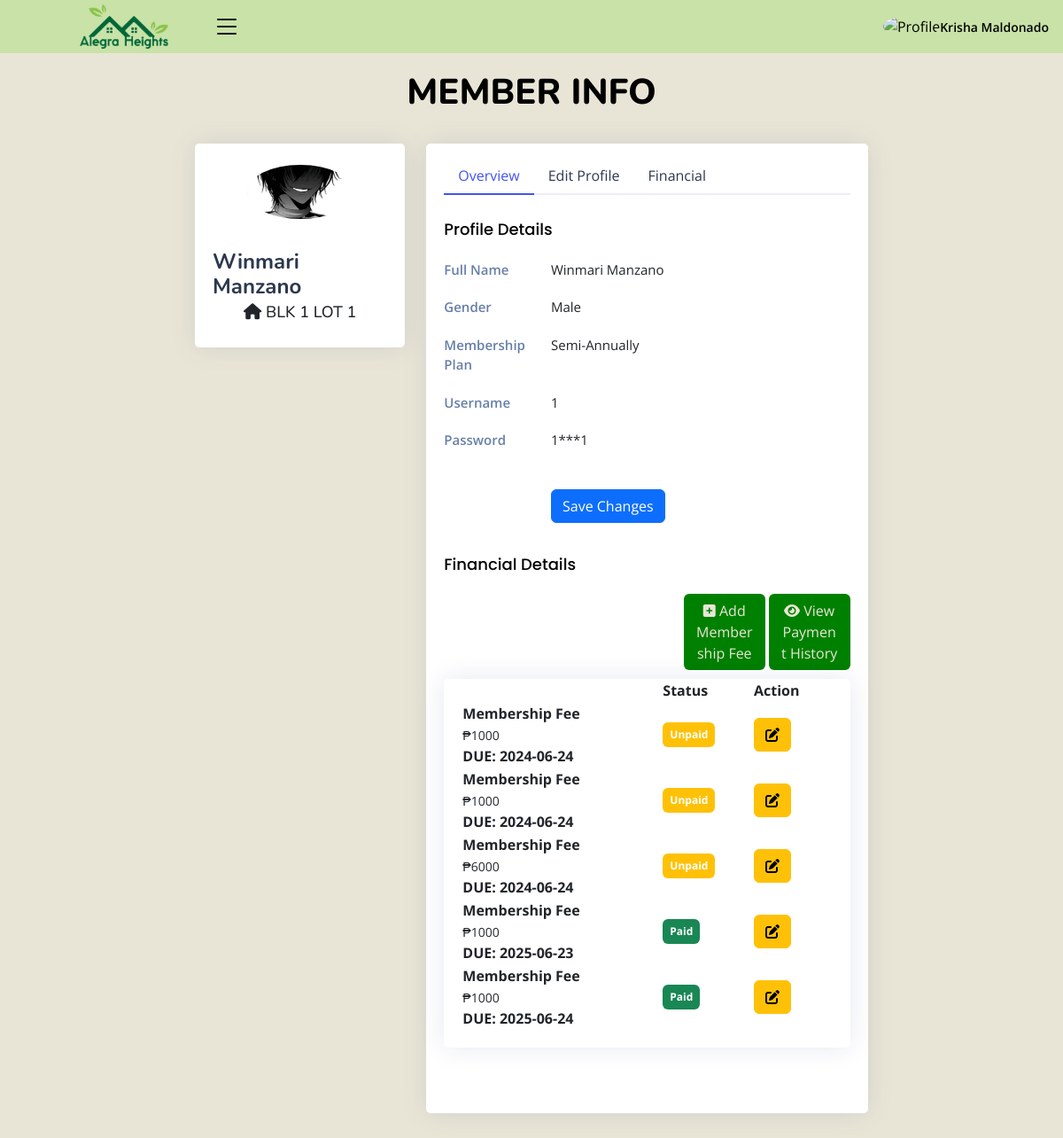
Screenshot of /admin/view_member.php?status=view&&id=20 (signed in) with the database file from the repository.
### tables this page shows
CREATE TABLE `members` (
  `id` int(10) NOT NULL,
  `block_number` int(10) NOT NULL,
  `lot_number` int(10) NOT NULL,
  `first_name` varchar(100) NOT NULL,
  `mid_name` varchar(250) NOT NULL,
  `last_name` varchar(100) NOT NULL,
  `gender` varchar(250) NOT NULL,
  `contact` varchar(250) NOT NULL,
  `username` varchar(250) NOT NULL,
  `password` varchar(250) NOT NULL,
  `user_image` varchar(250) NOT NULL,
  `status` int(11) NOT NULL DEFAULT 1,
  `date_added` date DEFAULT current_timestamp(),
  `household_id` int(11) DEFAULT NULL,
  `membership_plan` varchar(255) DEFAULT 'Monthly',
  `residence_type` varchar(255) DEFAULT 'Homeowner',
  `lot_type` varchar(255) DEFAULT NULL,
  `award_type` varchar(255) DEFAULT NULL
);

CREATE TABLE `finances` (
  `id` int(11) NOT NULL,
  `user_id` int(11) NOT NULL,
  `amount` int(11) NOT NULL,
  `bal` int(11) NOT NULL,
  `type` varchar(250) NOT NULL DEFAULT 'Membership Fee',
  `date` date NOT NULL DEFAULT current_timestamp(),
  `deadline` date NOT NULL DEFAULT current_timestamp(),
  `status` int(11) NOT NULL
);

### admin/class/adminback.php (called while the page is built, shortened)
<?php
class  adminback
{
    private $connection;
    function __construct()
    {
        $dbhost = "localhost";
        $dbuser = "root";
        $dbpass = "";
        $dbname = "alegra_heights_db";
        $this->connection = mysqli_connect($dbhost, $dbuser, $dbpass, $dbname);
    }
    function display_mem_id($id)
    {
        $query = "SELECT * FROM `members` WHERE `id`=$id";
        if (mysqli_query($this->connection, $query)) {
            $mem_info = mysqli_query($this->connection, $query);
            $mem_fetch = mysqli_fetch_assoc($mem_info);
            return $mem_fetch;
        }
    }
    function display_fin_id($id)
    {
        $query = "SELECT * FROM `finances` WHERE `user_id`=$id  ORDER BY `status` ASC, `date` DESC";
        if(mysqli_query($this->connection, $query)){
            $result = mysqli_query($this->connection, $query);
            return $result;
        }
    }
}

### admin/view_member.php (the view, shortened to what this page needs)
<?php
include_once("class/adminback.php");
$obj = new adminback();
if(isset($_GET['status'])){
  if($_GET['status']=='view'){
  $mem_id = $_GET['id'];
  $mem = $obj->display_mem_id($mem_id);
  $fin = $obj->display_fin_id($mem_id);
  }
}
?>
<!DOCTYPE html>
<html lang="en">
<?php include('header.php')?>
<link rel="stylesheet" href="https://cdn.datatables.net/1.13.4/css/jquery.dataTables.min.css">
<link rel="stylesheet" href="https://cdn.datatables.net/searchpanes/2.1.2/css/searchPanes.dataTables.min.css">
<link rel="stylesheet" href="https://cdn.datatables.net/searchpanes/2.1.2/js/dataTables.searchPanes.min.js">
<body class="toggle-sidebar">
    <?php include('headnav.php')?>
    <main id="main" class="main">
        <div class="pagetitle">
            <h1>MEMBER INFO</h1>
            <br>
        </div>
        <section class="section profile">
            <div style="margin: auto;" class="col-xl-8">
                <div class="row">
                    <div class="col-xl-4">
                        <div class="card">
                            <div class="card-body profile-card pt-4 d-flex flex-column align-items-center">
                                <img src="user_img/<?php echo $mem['user_image']; ?>" alt="Profile"
                                    class="rounded-circle"> <br>
                                <h2><?php echo $mem['first_name']." ".$mem['last_name'] ?></h2>
                                <h3 style="padding-top: 2%;"><i class="fa-solid fa-house"></i>
                                    <?php echo "BLK ".$mem['block_number']." LOT ".$mem['lot_number'] ?></h3>
                            </div>
                        </div>
                    </div>
                    <div class="col-xl-8">
                        <div class="card">
                            <div class="card-body pt-3">
                                <ul class="nav nav-tabs nav-tabs-bordered">
                                    <li class="nav-item">
                                        <button class="nav-link active" data-bs-toggle="tab"
                                            data-bs-target="#profile-overview">Overview</button>
                                    </li>
                                    <li class="nav-item">
                                        <button class="nav-link" data-bs-toggle="tab"
                                            data-bs-target="#profile-edit">Edit Profile</button>
                                    </li>
                                    <li class="nav-item">
                                        <button class="nav-link" data-bs-toggle="tab"
                                            data-bs-target="#finance-edit">Financial</button>
                                    </li>
                                </ul>
                                <div class="tab-content pt-2">
                                    <div class="tab-pane fade show active profile-overview" id="profile-overview">
                                        <h5 class="card-title">Profile Details</h5>
                                        <div class="row">
                                            <div class="col-lg-3 col-md-4 label ">Full Name</div>
                                            <div class="col-lg-9 col-md-8">
                                                <?php echo $mem['first_name']." ".$mem['last_name'] ?></div>
                                        </div>
                                        <div class="row">
                                            <div class="col-lg-3 col-md-4 label ">Gender</div>
                                            <div class="col-lg-9 col-md-8"><?php echo $mem['gender']; ?></div>
                                        </div>
                                        <div class="row">
                                            <div class="col-lg-3 col-md-4 label ">Membership Plan</div>
                                            <div class="col-lg-9 col-md-8"><?php echo $mem['membership_plan']; ?></div>
                                        </div>
                                        <div class="row">
                                            <div class="col-lg-3 col-md-4 label">Username</div>
                                            <div class="col-lg-9 col-md-8"><?php echo $mem['username'];?></div>
                                        </div>
                                        <div class="row">
                                            <div class="col-lg-3 col-md-4 label">Password</div>
                                            <div class="col-lg-9 col-md-8">
                                                <?php echo preg_replace("/(?!^).(?!$)/", "*", $mem['password']);?></div>
                                        </div>
                                    </div>
                                            <div class="row mb-3">
                                                <label for="Email" class="col-md-4 col-lg-3 col-form-label"></label>
                                                <div class="col-md-8 col-lg-9">
                                                    <br>
                                                    <button name="update_mem" type="submit" class="btn btn-primary">Save
                                                        Changes</button>
                                                </div>
                                            </div>
                                    </div>
                                    <div class="tab-pane fade show finance-edit" id="finance-edit">
                                        <h5 class="card-title">Financial Details</h5>
                                        <div class="row">
                                        <form action="" autocomplete="" class="sign-in-form" method="POST"
                                            enctype="multipart/form-data" id = "membership_form">
                                        <button
                                                type="submit" data-bs-toggle="modal"  onclick = "addMembershipFee(event)" name="mem_fee_add" class="btn" style="width: 20%;color:#e9e5d6; background-color: #008000; margin-bottom: 10px; margin-left: 59%;">
                                                <i class="fa-solid fa-square-plus"></i> Add Membership Fee</button>
                                        <button
                                                style="width: 20%;color:#e9e5d6; background-color: #008000; margin-bottom: 10px;"
                                                type="button" data-bs-toggle="modal" data-bs-target="#memhistory" class="btn">
                                                <i class="fa-solid fa-eye"></i> View Payment History</button>
                                                </form>
                                            <div class="col-lg-12">
                                                <div class="card">
                                                    <div class="card-body" style="overflow-x:auto;">
                                                        <div class="table-wrapper">
                                                            <table id="example" class="stripe" style="width:100%">
                                                                <thead>
                                                                    <tr>
                                                                        <th scope="col"></th>
                                                                        <th scope="col">Status</th>
                                                                        <th scope="col">Action</th>
                                                                    </tr>
                                                                </thead>
                                                                <tbody>
                                                                    <?php while($ff = mysqli_fetch_assoc($fin)){ ?>
                                                                    <tr>
                                                                        <td><b><?php echo $ff['type'];?></b><br>
                                                                            <small>
                                                                                ₱<?php echo $ff['amount'];?>
                                                                            </small>
                                                                            <br>
                                                                            <b> DUE:
                                                                                <?php echo $ff['deadline'];?><b>
                                                                        </td>
                                                                        <td>
                                                                                    <?php if ($ff['status'] == 0) { ?>
                                                                                        <span class="badge bg-warning p-2">Unpaid</span>
                                                                                    <?php } elseif ($ff['status'] == 1) { ?>
                                                                                        <span class="badge bg-success p-2">Paid</span>
                                                                                    <?php } ?>
                                                                        </td>
                                                                        <td>
                                                                            <button type="button" data-bs-toggle="modal"
                                                                                data-bs-target="#verticalycentered"
                                                                                data-amount = "<?php echo $ff['amount']; ?>"
                                                                                class="btn btn-warning edit-item-btn"><i
                                                                                    class="fa-solid fa-pen-to-square"></i></button>
                                                                        </td>
                                                                    </tr>
                                                                    <?php } ?>
                                                                </tbody>
                                                            </table>
                                                        </div>
                                                    </div>
                                                </div>
                                            </div>
                                        </div>
                                        <br>
                                    </div>
                                </div>
                            </div>
                        </div>
                    </div>
        </section>
    </main>
</body>
</html>

### admin/assets/css/style.css (style rules this page uses)
:root { scroll-behavior: smooth; }
body { font-family: "Open Sans", sans-serif; background: #E9E5D6; color: #000000; }
h1, h2, h3, h4, h5, h6 { font-family: "Nunito", sans-serif; }
#main { margin-top: 60px; padding: 20px 30px; transition: all 0.3s; }
.pagetitle { margin-bottom: 10px; text-align: center; }
.pagetitle h1 { font-size: 40px; margin-bottom: 0; font-weight: 800; color: #000000; }
.card { margin-bottom: 30px; border: none; border-radius: 5px; box-shadow: 0px 0 30px rgba(1, 41, 112, 0.1); }
.card-title { padding: 20px 0 15px 0; font-size: 18px; font-weight: 500; color: #000000; font-family: "Poppins", sans-serif; }
.card-body { padding: 0 20px 20px 20px; }
.nav-tabs-bordered { text-align: center; border-bottom: 2px solid #ebeef4; }
.nav-tabs-bordered .nav-link { margin-bottom: -2px; border: none; color: #2c384e; }
.nav-tabs-bordered .nav-link.active { background-color: #fff; color: #4154f1; border-bottom: 2px solid #4154f1; }
@media (min-width: 1200px) { #main, #footer { margin-left: 300px; } }
@media (min-width: 1200px) { .toggle-sidebar #main, .toggle-sidebar #footer { margin-left: 0; } }
.profile .profile-card img { max-width: 120px; }
.profile .profile-card h2 { font-size: 24px; font-weight: 700; color: #2c384e; margin: 10px 0 0 0; }
.profile .profile-card h3 { font-size: 18px; }
.profile .profile-overview .row { margin-bottom: 20px; font-size: 15px; }
.profile .profile-overview .card-title { color: #000000; }
.profile .profile-overview .label { font-weight: 600; color: rgba(1, 41, 112, 0.6); }

### rows the page displays
members: user_image (picture), first_name "Winmari", last_name "Manzano", block_number "1", lot_number "1", gender "Male", membership_plan "Semi-Annually", username "1", password "1***1"
finances: type "Membership Fee", amount "1000", deadline "2024-06-24", status "Unpaid"
finances: type "Membership Fee", amount "1000", deadline "2024-06-24", status "Unpaid"
finances: type "Membership Fee", amount "6000", deadline "2024-06-24", status "Unpaid"
finances: type "Membership Fee", amount "1000", deadline "2025-06-23", status "Paid"
finances: type "Membership Fee", amount "1000", deadline "2025-06-24", status "Paid"

### other values shown
$_SESSION['name'] "Krisha Maldonado"
